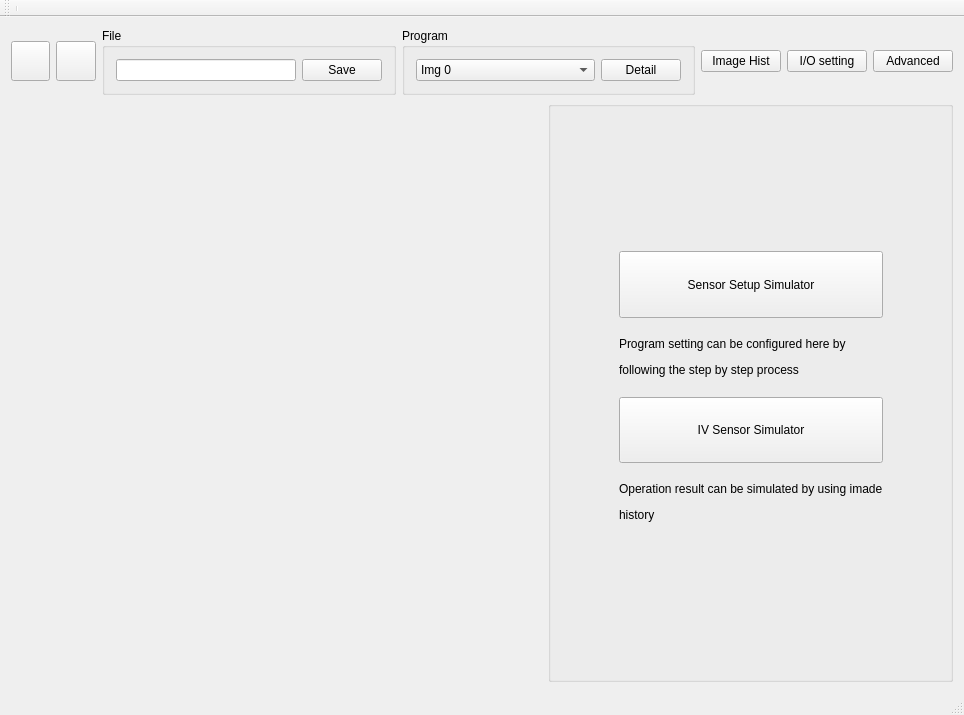
<?xml version="1.0" encoding="UTF-8"?>
<ui version="4.0">
 <class>QtGuiSimulator</class>
 <widget class="QMainWindow" name="QtGuiSimulator">
  <property name="geometry">
   <rect>
    <x>0</x>
    <y>0</y>
    <width>964</width>
    <height>715</height>
   </rect>
  </property>
  <property name="windowTitle">
   <string>QtGuiSimulator</string>
  </property>
  <widget class="QWidget" name="centralWidget">
   <layout class="QVBoxLayout" name="verticalLayout_3">
    <item>
     <layout class="QHBoxLayout" name="horizontalLayout_4">
      <item>
       <widget class="QPushButton" name="pushButton_play">
        <property name="sizePolicy">
         <sizepolicy hsizetype="Minimum" vsizetype="Fixed">
          <horstretch>0</horstretch>
          <verstretch>0</verstretch>
         </sizepolicy>
        </property>
        <property name="minimumSize">
         <size>
          <width>39</width>
          <height>40</height>
         </size>
        </property>
        <property name="maximumSize">
         <size>
          <width>30</width>
          <height>16777215</height>
         </size>
        </property>
        <property name="text">
         <string/>
        </property>
        <property name="icon">
         <iconset>
          <normaloff>G:/Recognition/QtWorkGui/play-button.jpg</normaloff>G:/Recognition/QtWorkGui/play-button.jpg</iconset>
        </property>
        <property name="iconSize">
         <size>
          <width>30</width>
          <height>30</height>
         </size>
        </property>
       </widget>
      </item>
      <item>
       <widget class="QPushButton" name="pushButton_parametrs">
        <property name="minimumSize">
         <size>
          <width>40</width>
          <height>40</height>
         </size>
        </property>
        <property name="maximumSize">
         <size>
          <width>40</width>
          <height>16777215</height>
         </size>
        </property>
        <property name="text">
         <string/>
        </property>
        <property name="icon">
         <iconset>
          <normaloff>G:/Recognition/QtWorkGui/stop.png</normaloff>G:/Recognition/QtWorkGui/stop.png</iconset>
        </property>
        <property name="iconSize">
         <size>
          <width>30</width>
          <height>30</height>
         </size>
        </property>
       </widget>
      </item>
      <item>
       <widget class="QGroupBox" name="groupBox">
        <property name="sizePolicy">
         <sizepolicy hsizetype="Preferred" vsizetype="Minimum">
          <horstretch>0</horstretch>
          <verstretch>0</verstretch>
         </sizepolicy>
        </property>
        <property name="title">
         <string>File</string>
        </property>
        <layout class="QHBoxLayout" name="horizontalLayout_2">
         <item>
          <widget class="QLineEdit" name="linEdit_fileName">
           <property name="sizePolicy">
            <sizepolicy hsizetype="Preferred" vsizetype="Fixed">
             <horstretch>0</horstretch>
             <verstretch>0</verstretch>
            </sizepolicy>
           </property>
          </widget>
         </item>
         <item>
          <widget class="QPushButton" name="pushButtn_Save">
           <property name="sizePolicy">
            <sizepolicy hsizetype="Maximum" vsizetype="Fixed">
             <horstretch>0</horstretch>
             <verstretch>0</verstretch>
            </sizepolicy>
           </property>
           <property name="text">
            <string>Save</string>
           </property>
          </widget>
         </item>
        </layout>
       </widget>
      </item>
      <item>
       <widget class="QGroupBox" name="groupBox_2">
        <property name="sizePolicy">
         <sizepolicy hsizetype="Preferred" vsizetype="Minimum">
          <horstretch>0</horstretch>
          <verstretch>0</verstretch>
         </sizepolicy>
        </property>
        <property name="title">
         <string>Program</string>
        </property>
        <layout class="QHBoxLayout" name="horizontalLayout_5">
         <item>
          <widget class="QComboBox" name="comboBox_program">
           <property name="sizePolicy">
            <sizepolicy hsizetype="Preferred" vsizetype="Fixed">
             <horstretch>3</horstretch>
             <verstretch>0</verstretch>
            </sizepolicy>
           </property>
           <item>
            <property name="text">
             <string>Img 0</string>
            </property>
           </item>
           <item>
            <property name="text">
             <string>Img 1</string>
            </property>
           </item>
           <item>
            <property name="text">
             <string>Img 2</string>
            </property>
           </item>
           <item>
            <property name="text">
             <string>Img 3</string>
            </property>
           </item>
           <item>
            <property name="text">
             <string>Img 4</string>
            </property>
           </item>
           <item>
            <property name="text">
             <string>Img 5</string>
            </property>
           </item>
           <item>
            <property name="text">
             <string>Img 6</string>
            </property>
           </item>
           <item>
            <property name="text">
             <string>Img 7</string>
            </property>
           </item>
           <item>
            <property name="text">
             <string>Img 8</string>
            </property>
           </item>
           <item>
            <property name="text">
             <string>Img 9</string>
            </property>
           </item>
           <item>
            <property name="text">
             <string>Img 10</string>
            </property>
           </item>
           <item>
            <property name="text">
             <string>Img 11</string>
            </property>
           </item>
           <item>
            <property name="text">
             <string>Img 12</string>
            </property>
           </item>
           <item>
            <property name="text">
             <string>Img 13</string>
            </property>
           </item>
           <item>
            <property name="text">
             <string>Img 14</string>
            </property>
           </item>
           <item>
            <property name="text">
             <string>Img 15</string>
            </property>
           </item>
           <item>
            <property name="text">
             <string>Img 16</string>
            </property>
           </item>
           <item>
            <property name="text">
             <string>Img 17</string>
            </property>
           </item>
           <item>
            <property name="text">
             <string>Img 18</string>
            </property>
           </item>
           <item>
            <property name="text">
             <string>Img 19</string>
            </property>
           </item>
           <item>
            <property name="text">
             <string>Img 20</string>
            </property>
           </item>
           <item>
            <property name="text">
             <string>Img 21</string>
            </property>
           </item>
           <item>
            <property name="text">
             <string>Img 22</string>
            </property>
           </item>
           <item>
            <property name="text">
             <string>Img 23</string>
            </property>
           </item>
           <item>
            <property name="text">
             <string>Img 24</string>
            </property>
           </item>
           <item>
            <property name="text">
             <string>Img 25</string>
            </property>
           </item>
           <item>
            <property name="text">
             <string>Img 26</string>
            </property>
           </item>
           <item>
            <property name="text">
             <string>Img 27</string>
            </property>
           </item>
           <item>
            <property name="text">
             <string>Img 28</string>
            </property>
           </item>
           <item>
            <property name="text">
             <string>Img 29</string>
            </property>
           </item>
           <item>
            <property name="text">
             <string>Img 30</string>
            </property>
           </item>
           <item>
            <property name="text">
             <string>Img 31</string>
            </property>
           </item>
          </widget>
         </item>
         <item>
          <widget class="QPushButton" name="pushButtn_Detail">
           <property name="sizePolicy">
            <sizepolicy hsizetype="Minimum" vsizetype="Fixed">
             <horstretch>1</horstretch>
             <verstretch>0</verstretch>
            </sizepolicy>
           </property>
           <property name="text">
            <string>Detail</string>
           </property>
          </widget>
         </item>
        </layout>
        <zorder>pushButtn_Detail</zorder>
        <zorder>comboBox_program</zorder>
       </widget>
      </item>
      <item>
       <widget class="QPushButton" name="pushButton_ImgHist">
        <property name="sizePolicy">
         <sizepolicy hsizetype="Maximum" vsizetype="Fixed">
          <horstretch>0</horstretch>
          <verstretch>0</verstretch>
         </sizepolicy>
        </property>
        <property name="text">
         <string>Image Hist</string>
        </property>
       </widget>
      </item>
      <item>
       <widget class="QPushButton" name="pushButton_I_O_settng">
        <property name="sizePolicy">
         <sizepolicy hsizetype="Maximum" vsizetype="Fixed">
          <horstretch>0</horstretch>
          <verstretch>0</verstretch>
         </sizepolicy>
        </property>
        <property name="text">
         <string>I/O setting</string>
        </property>
       </widget>
      </item>
      <item>
       <widget class="QPushButton" name="pushButton_advanc">
        <property name="sizePolicy">
         <sizepolicy hsizetype="Maximum" vsizetype="Fixed">
          <horstretch>0</horstretch>
          <verstretch>0</verstretch>
         </sizepolicy>
        </property>
        <property name="text">
         <string>Advanced</string>
        </property>
       </widget>
      </item>
     </layout>
    </item>
    <item>
     <layout class="QHBoxLayout" name="horizontalLayout_3">
      <item>
       <widget class="QtGuiDisplay" name="widget_DisplayImg" native="true">
        <property name="sizePolicy">
         <sizepolicy hsizetype="Ignored" vsizetype="Expanding">
          <horstretch>0</horstretch>
          <verstretch>0</verstretch>
         </sizepolicy>
        </property>
        <property name="minimumSize">
         <size>
          <width>528</width>
          <height>0</height>
         </size>
        </property>
       </widget>
      </item>
      <item>
       <widget class="QGroupBox" name="groupBox_3">
        <property name="minimumSize">
         <size>
          <width>405</width>
          <height>0</height>
         </size>
        </property>
        <property name="maximumSize">
         <size>
          <width>405</width>
          <height>16777215</height>
         </size>
        </property>
        <property name="title">
         <string/>
        </property>
        <layout class="QVBoxLayout" name="verticalLayout_2">
         <item>
          <spacer name="verticalSpacer">
           <property name="orientation">
            <enum>Qt::Vertical</enum>
           </property>
           <property name="sizeType">
            <enum>QSizePolicy::Preferred</enum>
           </property>
           <property name="sizeHint" stdset="0">
            <size>
             <width>20</width>
             <height>133</height>
            </size>
           </property>
          </spacer>
         </item>
         <item>
          <layout class="QHBoxLayout" name="horizontalLayout">
           <item>
            <spacer name="horizontalSpacer">
             <property name="orientation">
              <enum>Qt::Horizontal</enum>
             </property>
             <property name="sizeHint" stdset="0">
              <size>
               <width>40</width>
               <height>20</height>
              </size>
             </property>
            </spacer>
           </item>
           <item>
            <layout class="QVBoxLayout" name="verticalLayout">
             <item>
              <widget class="QPushButton" name="pushButton_SetupSimltr">
               <property name="sizePolicy">
                <sizepolicy hsizetype="Minimum" vsizetype="Preferred">
                 <horstretch>0</horstretch>
                 <verstretch>0</verstretch>
                </sizepolicy>
               </property>
               <property name="text">
                <string>Sensor Setup Simulator</string>
               </property>
              </widget>
             </item>
             <item>
              <widget class="QLabel" name="label">
               <property name="text">
                <string>&lt;html&gt;&lt;head/&gt;&lt;body&gt;&lt;p&gt;Program setting can be configured here by &lt;/p&gt;&lt;p&gt;following the step by step process&lt;/p&gt;&lt;/body&gt;&lt;/html&gt;</string>
               </property>
              </widget>
             </item>
             <item>
              <widget class="QPushButton" name="pushButton_SensorSimltr">
               <property name="sizePolicy">
                <sizepolicy hsizetype="Minimum" vsizetype="Preferred">
                 <horstretch>0</horstretch>
                 <verstretch>0</verstretch>
                </sizepolicy>
               </property>
               <property name="text">
                <string>IV Sensor Simulator</string>
               </property>
              </widget>
             </item>
             <item>
              <widget class="QLabel" name="label_2">
               <property name="text">
                <string>&lt;html&gt;&lt;head/&gt;&lt;body&gt;&lt;p&gt;Operation result can be simulated by using imade&lt;/p&gt;&lt;p&gt;history&lt;/p&gt;&lt;/body&gt;&lt;/html&gt;</string>
               </property>
              </widget>
             </item>
            </layout>
           </item>
           <item>
            <spacer name="horizontalSpacer_2">
             <property name="orientation">
              <enum>Qt::Horizontal</enum>
             </property>
             <property name="sizeHint" stdset="0">
              <size>
               <width>40</width>
               <height>20</height>
              </size>
             </property>
            </spacer>
           </item>
          </layout>
         </item>
         <item>
          <spacer name="verticalSpacer_2">
           <property name="orientation">
            <enum>Qt::Vertical</enum>
           </property>
           <property name="sizeType">
            <enum>QSizePolicy::Preferred</enum>
           </property>
           <property name="sizeHint" stdset="0">
            <size>
             <width>20</width>
             <height>132</height>
            </size>
           </property>
          </spacer>
         </item>
        </layout>
       </widget>
      </item>
     </layout>
    </item>
   </layout>
  </widget>
  <widget class="QMenuBar" name="menuBar">
   <property name="geometry">
    <rect>
     <x>0</x>
     <y>0</y>
     <width>964</width>
     <height>21</height>
    </rect>
   </property>
  </widget>
  <widget class="QToolBar" name="mainToolBar">
   <attribute name="toolBarArea">
    <enum>TopToolBarArea</enum>
   </attribute>
   <attribute name="toolBarBreak">
    <bool>false</bool>
   </attribute>
   <addaction name="separator"/>
  </widget>
  <widget class="QStatusBar" name="statusBar"/>
 </widget>
 <layoutdefault spacing="6" margin="11"/>
 <customwidgets>
  <customwidget>
   <class>QtGuiDisplay</class>
   <extends>QWidget</extends>
   <header>qtguidisplay.h</header>
   <container>1</container>
  </customwidget>
 </customwidgets>
 <resources/>
 <connections/>
</ui>
